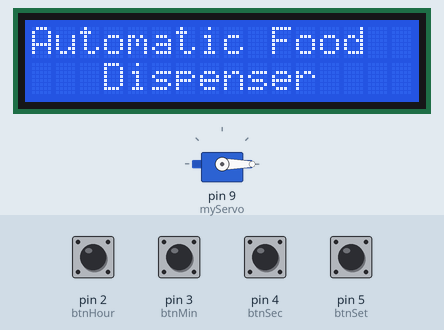
Bench run of a sketch on a simulated Arduino Uno, built with avr-gcc and run on an emulated ATmega328P. Parts: 16×2 character LCD, servo. The inputs (shaded band) are chosen by the test bench; at power-on: pin 2 (btnHour), pin 3 (btnMin), pin 4 (btnSec), pin 5 (btnSet) HIGH.

Above: at 0.1 s.
At 3.2 s:
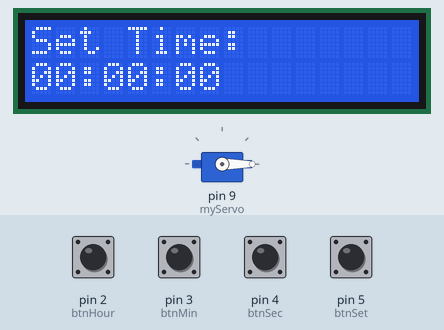
3.3 s: pin 5 (btnSet) pulled LOW for 0.15 s
At 4.8 s:
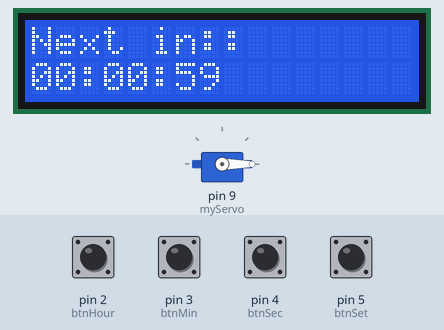
Timing chart, 0 to 6.3 s (numbered marks = the images above; inputs shaded):
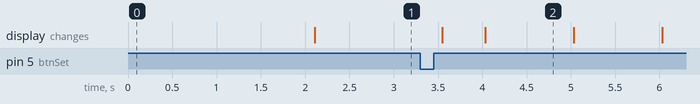

The sketch:

AutoPetfeeder.ino
```cpp
#include <Wire.h>
#include <LiquidCrystal_I2C.h>
#include <Servo.h>

LiquidCrystal_I2C lcd(0x27, 16, 2);  // change 0x27 to 0x3F if your LCD uses that address
Servo myServo;

// Button pins
const int btnHour = 2;
const int btnMin = 3;
const int btnSec = 4;
const int btnSet = 5;

int setHour = 0, setMin = 0, setSec = 0;
unsigned long intervalSeconds = 0;
unsigned long lastDispenseTime = 0;
bool intervalSet = false;

void setup() {
  lcd.init();        // initialize LCD
  lcd.backlight();   // turn on backlight

  myServo.attach(9);
  myServo.write(0);  // Servo at closed position

  pinMode(btnHour, INPUT_PULLUP);
  pinMode(btnMin, INPUT_PULLUP);
  pinMode(btnSec, INPUT_PULLUP);
  pinMode(btnSet, INPUT_PULLUP);

  lcd.setCursor(0, 0);
  lcd.print("Automatic Food");
  lcd.setCursor(0, 1);
  lcd.print("   Dispenser");
  delay(2000);
  lcd.clear();
}

void loop() {
  if (!intervalSet) {
    if (digitalRead(btnHour) == LOW) {
      delay(200);
      setHour = (setHour + 1) % 24;
    }
    if (digitalRead(btnMin) == LOW) {
      delay(200);
      setMin = (setMin + 1) % 60;
    }
    if (digitalRead(btnSec) == LOW) {
      delay(200);
      setSec = (setSec + 1) % 60;
    }
    if (digitalRead(btnSet) == LOW) {
      delay(200);
      intervalSeconds = setHour * 3600UL + setMin * 60UL + setSec;
      if (intervalSeconds == 0) intervalSeconds = 60;  // avoid 0 interval
      lastDispenseTime = millis() / 1000;
      intervalSet = true;
      lcd.clear();
    }

    lcd.setCursor(0, 0);
    lcd.print("Set Time:");
    lcd.setCursor(0, 1);
    lcd.print(formatTime(setHour) + ":" + formatTime(setMin) + ":" + formatTime(setSec));
    return;
  }

  unsigned long currentSeconds = millis() / 1000;
  unsigned long elapsed = currentSeconds - lastDispenseTime;

  if (elapsed >= intervalSeconds) {
    // Dispense food now
    dispenseFood();
    lastDispenseTime = millis() / 1000; // Restart timer immediately
    return; // Skip countdown update this cycle
  }

  // Show countdown
  unsigned long remaining = intervalSeconds - elapsed;
  int remH = remaining / 3600;
  int remM = (remaining % 3600) / 60;
  int remS = remaining % 60;

  lcd.setCursor(0, 0);
  lcd.print("Next in:");
  lcd.setCursor(0, 1);
  lcd.print(formatTime(remH) + ":" + formatTime(remM) + ":" + formatTime(remS) + "     ");
}

// Dispensing behavior
void dispenseFood() {
  lcd.clear();
  lcd.setCursor(0, 0);
  lcd.print("Dispensing...");
  myServo.write(60);
  delay(3000);

  myServo.write(0);
  delay(1000);

  lcd.clear();
}

String formatTime(int val) {
  return (val < 10 ? "0" : "") + String(val);
}
```

Measured:
- after the input at 3.3 s, the display: first changes after 0.25 s (image 2 shows a later state)
